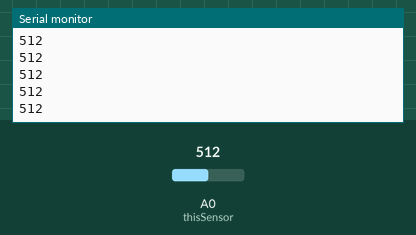
Bench run of a sketch on a simulated Arduino Uno, built with avr-gcc and run on an emulated ATmega328P. Parts: the last lines printed to the serial monitor. The test bench sets the inputs (shaded band); at power-on: A0 (thisSensor) = 512.

Above: at 1.2 s.
1.3 s: A0 (thisSensor) set to 716
At 1.49 s:
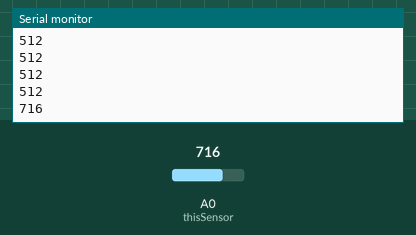
2.8 s: A0 (thisSensor) set to 900
At 2.81 s:
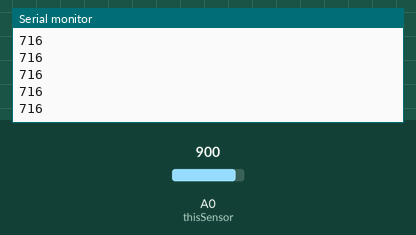
Timing chart, 0 to 5.8 s (numbered marks = the images above; inputs shaded):
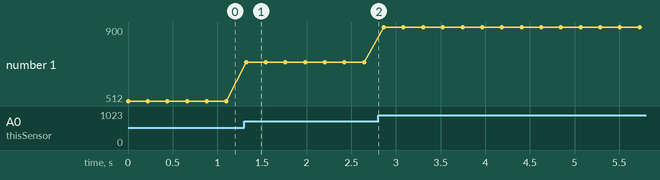

Measured:
- after the input at 1.3 s, the serial monitor: prints a new line at once (image 1)
- plotted number 1: 512 → 716 after the input at 1.3 s, 716 → 900 after the input at 2.8 s

The sketch:

Variable_resistor_input.ino
```cpp
/*
circuit:
* left and right pins of resistor to respectively +5V to analog and 0
* Middle Pin to A0
*/

int thisSensor = 0;

void setup() {
  //start serial connection
  Serial.begin(9600);
}

void loop() {
  int sensorReading = analogRead(thisSensor);
  Serial.println(sensorReading);
  delay(220);
}
```
